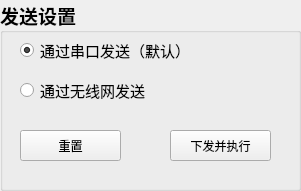
   <widget class="QGroupBox" name="groupBox_6">
    <property name="geometry">
     <rect>
      <x>780</x>
      <y>550</y>
      <width>301</width>
      <height>191</height>
     </rect>
    </property>
    <property name="font">
     <font>
      <family>宋体</family>
      <pointsize>14</pointsize>
      <weight>75</weight>
      <bold>true</bold>
     </font>
    </property>
    <property name="title">
     <string>发送设置</string>
    </property>
    <widget class="QPushButton" name="pushButton">
     <property name="geometry">
      <rect>
       <x>170</x>
       <y>130</y>
       <width>101</width>
       <height>31</height>
      </rect>
     </property>
     <property name="font">
      <font>
       <family>宋体</family>
       <pointsize>9</pointsize>
       <weight>50</weight>
       <bold>false</bold>
      </font>
     </property>
     <property name="text">
      <string>下发并执行</string>
     </property>
    </widget>
    <widget class="QPushButton" name="pushButton_3">
     <property name="geometry">
      <rect>
       <x>20</x>
       <y>130</y>
       <width>101</width>
       <height>31</height>
      </rect>
     </property>
     <property name="font">
      <font>
       <family>宋体</family>
       <pointsize>9</pointsize>
       <weight>50</weight>
       <bold>false</bold>
      </font>
     </property>
     <property name="text">
      <string>重置</string>
     </property>
    </widget>
    <widget class="QRadioButton" name="radioButton">
     <property name="geometry">
      <rect>
       <x>20</x>
       <y>40</y>
       <width>161</width>
       <height>21</height>
      </rect>
     </property>
     <property name="font">
      <font>
       <family>宋体</family>
       <pointsize>11</pointsize>
       <weight>50</weight>
       <bold>false</bold>
      </font>
     </property>
     <property name="text">
      <string>通过串口发送（默认）</string>
     </property>
     <property name="checked">
      <bool>true</bool>
     </property>
    </widget>
    <widget class="QRadioButton" name="radioButton_2">
     <property name="geometry">
      <rect>
       <x>20</x>
       <y>80</y>
       <width>161</width>
       <height>21</height>
      </rect>
     </property>
     <property name="font">
      <font>
       <family>宋体</family>
       <pointsize>11</pointsize>
       <weight>50</weight>
       <bold>false</bold>
      </font>
     </property>
     <property name="text">
      <string>通过无线网发送</string>
     </property>
    </widget>
   </widget>
